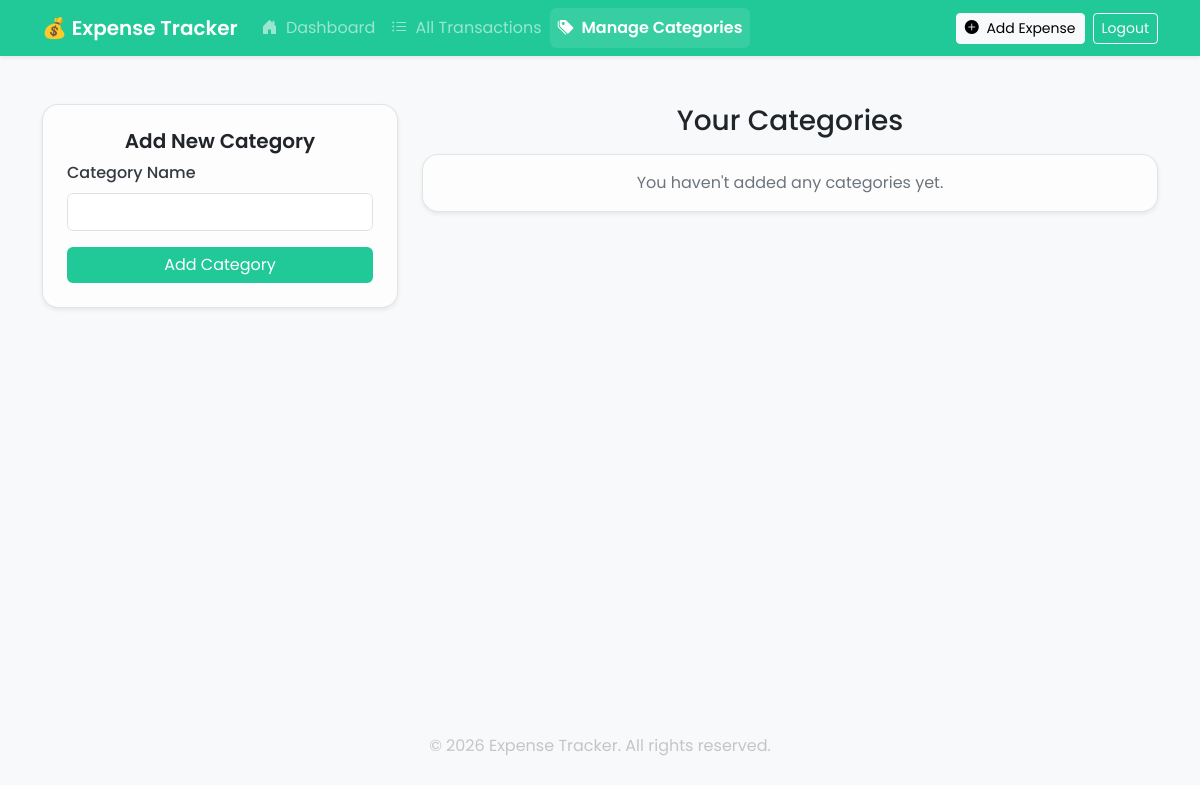
/categories/ (signed in), run on an earlier commit of the app's database.
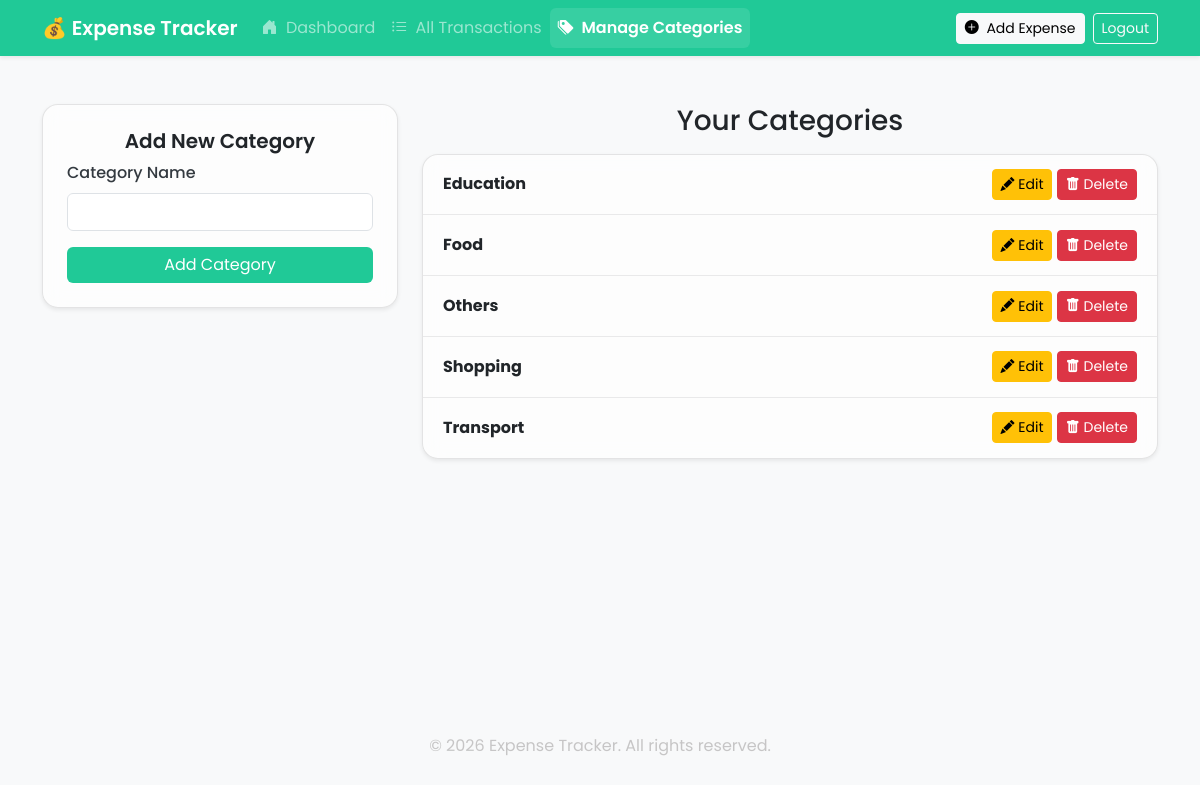
And on a later commit of the database.
### myapp/models.py (models this page shows, shortened)
class Category(models.Model):
    user = models.ForeignKey(User, on_delete=models.CASCADE)
    name = models.CharField(max_length=100)
    class Meta:
        unique_together = ('user', 'name')
        verbose_name_plural = "Categories" # Fixes "Categorys" in admin

### myapp/views.py (the view, shortened to what this page needs)
# urls.py: path('categories/', views.manage_categories, name='manage_categories'),
@login_required
def manage_categories(request):
    categories = Category.objects.filter(user=request.user).order_by('name')
    user_categories = categories
    context = {
        'categories': categories,
        'user_categories': user_categories,
        'expense_date': date.today(), # --- FIXED: Added for modal ---
    }
    return render(request, "myapp/manage_categories.html", context)

### myapp/templates/myapp/manage_categories.html (shortened to what this page needs)
{% extends "myapp/index.html" %}
{% block content %}
<div class="container mt-5">
    <div class="row">
        <div class="col-md-4 mb-4 mb-md-0">
            <div class="card stat-card shadow-sm">
                <div class="card-body p-4">
                    <h5 class="card-title text-center">Add New Category</h5>
                    <form method="POST" action="{% url 'manage_categories' %}">
                        <div class="mb-3">
                            <label for="category_name" class="form-label">Category Name</label>
                            <input type="text" class="form-control" name="category_name" id="category_name" required>
                        </div>
                       <button type="submit" class="btn w-100" style="background-color: #20c997; color: white; border: none;">Add Category</button>
                    </form>
                </div>
            </div>
        </div>
        <div class="col-md-8">
            <h3 class="mb-3 text-center">Your Categories</h3>
            <div class="card stat-card shadow-sm">
                <div class="card-body p-0">
                    <ul class="list-group list-group-flush">
                        {% for category in categories %}
                            <li class="list-group-item d-flex justify-content-between align-items-center">
                                <span class="fw-bold">{{ category.name }}</span>
                                <span>
                                    <a href="{% url 'edit_category' category.id %}" class="btn btn-sm btn-warning">
                                        <i class="bi bi-pencil-fill"></i> Edit
                                    </a>
                                    <form action="{% url 'delete_category' category.id %}" method="POST" class="d-inline" onsubmit="return confirm('Are you sure? This will set expenses in this category to \'Uncategorized\'.');">
                                        <button type="submit" class="btn btn-sm btn-danger">
                                            <i class="bi bi-trash-fill"></i> Delete
                                        </button>
                                    </form>
                                </span>
                            </li>
                        {% empty %}
                            <li class="list-group-item text-secondary text-center p-3">You haven't added any categories yet.</li>
                        {% endfor %}
                    </ul>
                </div>
            </div>
        </div>
    </div>
</div>
{% endblock %}

### myapp/templates/myapp/index.html (shortened to what this page needs)
{% load static %}
<!DOCTYPE html>
<html lang="en">
<head>
    <link href="https://cdn.jsdelivr.net/npm/bootstrap@5.3.2/dist/css/bootstrap.min.css" rel="stylesheet">
    <link rel="stylesheet" href="https://cdn.jsdelivr.net/npm/bootstrap-icons@1.11.3/font/bootstrap-icons.min.css">
</head>
<body>
    <nav class="navbar navbar-expand-lg navbar-dark shadow-sm" style="background-color: #20c997;">
        <div class="container">
            <a class="navbar-brand" href="{% url 'index' %}">💰 Expense Tracker</a>
            <div class="collapse navbar-collapse" id="navbarNav">
                <ul class="navbar-nav me-auto mb-2 mb-lg-0">
                    <li class="nav-item">
                        <a class="nav-link {% if request.resolver_match.url_name == 'index' %}active{% endif %}" href="{% url 'index' %}">
                            <i class="bi bi-house-door-fill me-1"></i> Dashboard
                        </a>
                    </li>
                    <li class="nav-item">
                        <a class="nav-link {% if request.resolver_match.url_name == 'transaction_list' %}active{% endif %}" href="{% url 'transaction_list' %}">
                            <i class="bi bi-list-ul me-1"></i> All Transactions
                        </a>
                    </li>
                    <li class="nav-item">
                        <a class="nav-link {% if request.resolver_match.url_name == 'manage_categories' %}active{% endif %}" href="{% url 'manage_categories' %}">
                            <i class="bi bi-tags-fill me-1"></i> Manage Categories
                        </a>
                    </li>
                </ul>
                <ul class="navbar-nav align-items-center">
                <li class="nav-item me-2">
                    <button type="button" class="btn btn-light btn-sm" data-bs-toggle="modal" data-bs-target="#addExpenseModal">
                        <i class="bi bi-plus-circle-fill me-1"></i> Add Expense
                    </button>
                </li>
                <li class="nav-item">
                    <a class="btn btn-outline-light btn-sm" href="{% url 'logout' %}">Logout</a>
                </li>
            </ul>
            </div>
        </div>
    </nav>
    <main>
        {% block content %}
        {% endblock content %}
    </main>
    <footer class="text-center mt-auto mb-4">
        <p class="text-muted mb-0">&copy; {% now "Y" %} Expense Tracker. All rights reserved.</p>
    </footer>
</body>
</html>

### myapp/templates/myapp/index.html (style rules this page uses)
body { font-family: 'Poppins', sans-serif; padding-bottom: 60px; min-height: 100vh; position: relative; background-color: #f8f9fa; background-attachment: fixed; }
.navbar-brand { font-weight: 600; }
.navbar-nav .nav-link.active { font-weight: 600; background-color: rgba(255, 255, 255, 0.1); border-radius: 6px; }
footer { position: absolute; bottom: 0; width: 100%; height: 60px; line-height: 60px; background-color: transparent; }
footer p.text-muted { color: rgba(177, 175, 175, 0.7) !important; margin-bottom: 0; }
main { padding-bottom: 80px; }

### myapp/templates/myapp/manage_categories.html (style rules this page uses)
.stat-card { background: rgba(255, 255, 255, 0.65); backdrop-filter: blur(10px); -webkit-backdrop-filter: blur(10px); border-radius: 16px; border: 1px solid rgba(0, 0, 0, 0.1); box-shadow: 0 4px 20px rgba(0, 0, 0, 0.05); }
h3 { color: #212529; text-shadow: none; }
.card-title { color: #212529; font-weight: 600; }
.form-label { font-weight: 500; color: #343a40; }
.list-group-item { background-color: transparent; border: none; border-bottom: 1px solid rgba(0, 0, 0, 0.08); padding: 0.9rem 1.25rem; }
.list-group-item:last-child { border-bottom: none; }
.list-group-item .fw-bold { color: #212529; }

What changed in the data, as far as the page shows it:
added Category: name "Education"
added Category: name "Food"
added Category: name "Others"
added Category: name "Shopping"
added Category: name "Transport"
Also different on the page:
text no longer shown: "You haven't added any categories yet."
